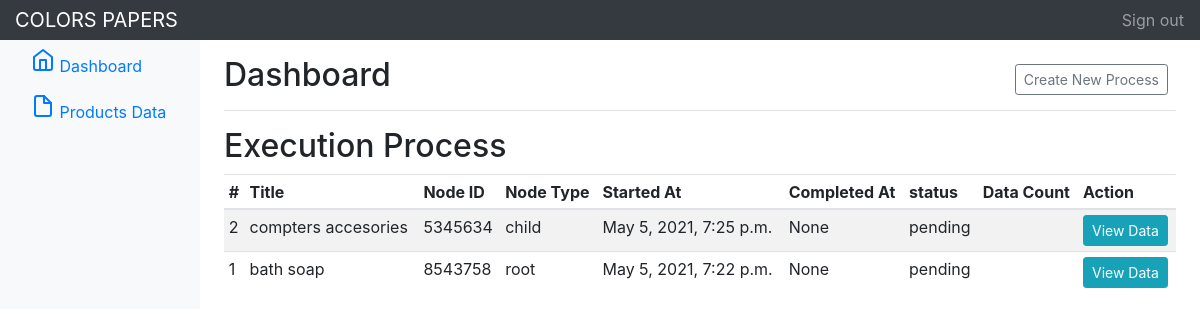
The app's page / (signed in), older data.
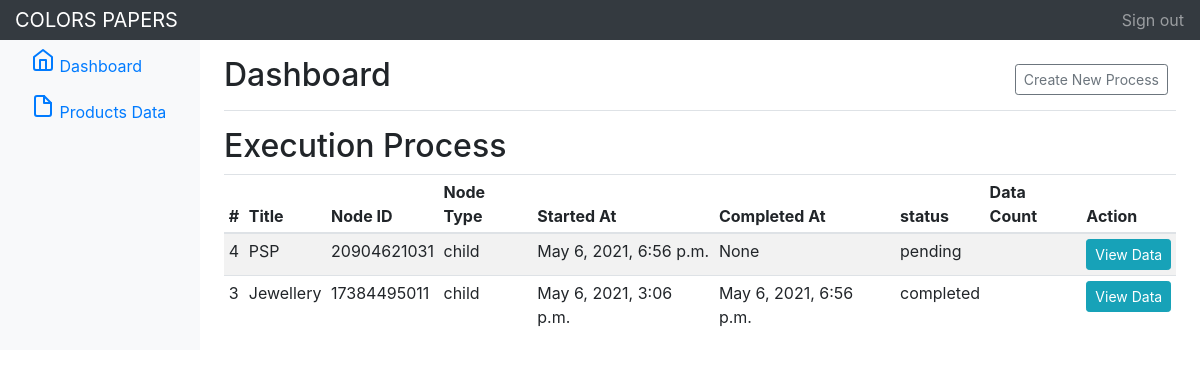
The same page, newer data.
### dashboard/models.py (models this page shows, shortened)
class processExecutions(models.Model):
    _STATUS_CHOICES = (
        ('pending', 'pending'),
        ('running', 'running'),
        ('completed', 'completed'),
    )
    _CATEGORY_CHOICES = (
        ('root', 'root'),
        ('child', 'child'),
    )
    process_title = models.CharField(
        _('Process Title'),
        max_length=254,
        help_text=_('Process title only for regonization, Try to use unique name')
        )
    node_id = models.CharField(
        _('Node ID'),
        max_length=254,
         help_text=_('Node id of Amazon Category For Marketplace')
    )
    node_type = models.CharField(
        _('Node Type'),
        max_length=254,
        choices=_CATEGORY_CHOICES,
        default='root',
        help_text=_('Select Root is category is Main and select child if node id is sub category of any Category')
    )
    start_time = models.DateTimeField(
        _('Started At'),
        auto_now_add=True,
        blank=True,
        null=True,
    )
    completed_at = models.DateTimeField(
        _('Completed At'),
        blank=True,
        null=True,
    )
    status = models.CharField(
        _('Execution Status'),
        max_length=50,
        help_text=_("Text Choice Field, 50, Characters."),
        choices=_STATUS_CHOICES,
        default='pending'
    )
    status = models.CharField(
        _('Execution Status'),
        max_length=50,
        help_text=_("Text Choice Field, 50, Characters."),
        choices=_STATUS_CHOICES,
        default='pending'
    )
    created_at = models.DateTimeField(
        _('Created At'),
        auto_now_add=True,
        blank=True,
        null=True,
    )
    updated_at = models.DateTimeField(
        _('Updated At'),
        auto_now=True,
        blank=True,
        null=True,
    )
    class Meta:
        verbose_name = _('Execution')
        verbose_name_plural = _('Executions')

### dashboard/views/main.py (the view, shortened to what this page needs)
# urls.py: path(r'',  login_required(dashboardView.as_view()), name='dashboard_page'),
class dashboardView(FormView):
    template_name = 'dashboard.html'
    form_class = addTaskForm
    success_url = '/'
    def dispatch(self, request, *args, **kwargs):
        return super(self.__class__, self).dispatch(request, *args, **kwargs)
    def get_context_data(self, **kwargs):
        context = super(self.__class__, self).get_context_data(**kwargs)
        context['recent_process']= processExecutions.objects.all().order_by('-id')
        return context

### dashboard/templatetags/load_mongo_id.py (called while the page is built)
@register.filter(name='getDataCount')
def getDataCount(value):
    return MONGOOBJ.product_col.find({'execution_node_id': str(value)}).count()

### templates/dashboard.html (shortened to what this page needs)
{% load load_mongo_id %}
<!doctype html>
<html lang="en">
  <head>
    <link href="https://getbootstrap.com/docs/4.0/dist/css/bootstrap.min.css" rel="stylesheet">
    <link href="https://getbootstrap.com/docs/4.0/examples/dashboard/dashboard.css" rel="stylesheet">
  </head>
  <body>
    <nav class="navbar navbar-dark sticky-top bg-dark flex-md-nowrap p-0">
      <a class="navbar-brand col-sm-3 col-md-2 mr-0" href="#">COLORS PAPERS</a>
      <ul class="navbar-nav px-3">
        <li class="nav-item text-nowrap">
          <a class="nav-link" href="/accounts/logout">Sign out</a>
        </li>
      </ul>
    </nav>
    <div class="container-fluid">
      <div class="row">
            {% include "left_menu.html" %}
        <main role="main" class="col-md-9 ml-sm-auto col-lg-10 pt-3 px-4">
          <div class="d-flex justify-content-between flex-wrap flex-md-nowrap align-items-center pb-2 mb-3 border-bottom">
            <h1 class="h2">Dashboard</h1>
            <div class="btn-toolbar mb-2 mb-md-0">
              <div class="btn-group mr-2">
                <button class="btn btn-sm btn-outline-secondary" data-toggle="modal" data-target="#exampleModal">Create New Process</button>
              </div>
            </div>
          </div>
          <h2>Execution Process</h2>
          <div class="table-responsive">
            <table class="table table-striped table-sm">
              <thead>
                <tr>
                  <th>#</th>
                  <th>Title</th>
                  <th>Node ID</th>
                  <th>Node Type</th>
                  <th>Started At</th>
                  <th>Completed At</th>
                  <th>status</th>
                  <th>Data Count</th>
                  <th>Action</th>
                </tr>
              </thead>
              <tbody>
                  {% for row in recent_process %}
                <tr>
                  <td>{{row.id}}</td>
                  <td>{{row.process_title}}</td>
                  <td>{{row.node_id}}</td>
                  <td>{{row.node_type}}</td>
                  <td>{{row.start_time}}</td>
                  <td>{{row.completed_at}}</td>
                  <td>{{row.status}}</td>
                  <td>{{row.node_id|getDataCount}}</td>
                  <td>
                      <a href="/products-data/?node_key={{row.node_id}}">
                          <button class="btn btn-info btn-sm">View Data</button>
                      </a>
                  </td>
                </tr>
                {% endfor %}
              </tbody>
            </table>
          </div>
        </main>
      </div>
    </div>
  </body>
</html>

Row changes from the older to the newer data that the page shows:
removed processExecutions: id "2", process_title "compters accesories", node_id "5345634", node_type "child", start_time "May 5, 2021, 7:25 p.m.", completed_at "None", status "pending"
removed processExecutions: id "1", process_title "bath soap", node_id "8543758", node_type "root", start_time "May 5, 2021, 7:22 p.m.", completed_at "None", status "pending"
added processExecutions: id "4", process_title "PSP", node_id "20904621031", node_type "child", start_time "May 6, 2021, 6:56 p.m.", completed_at "None", status "pending"
added processExecutions: id "3", process_title "Jewellery", node_id "17384495011", node_type "child", start_time "May 6, 2021, 3:06 p.m.", completed_at "May 6, 2021, 6:56 p.m.", status "completed"
